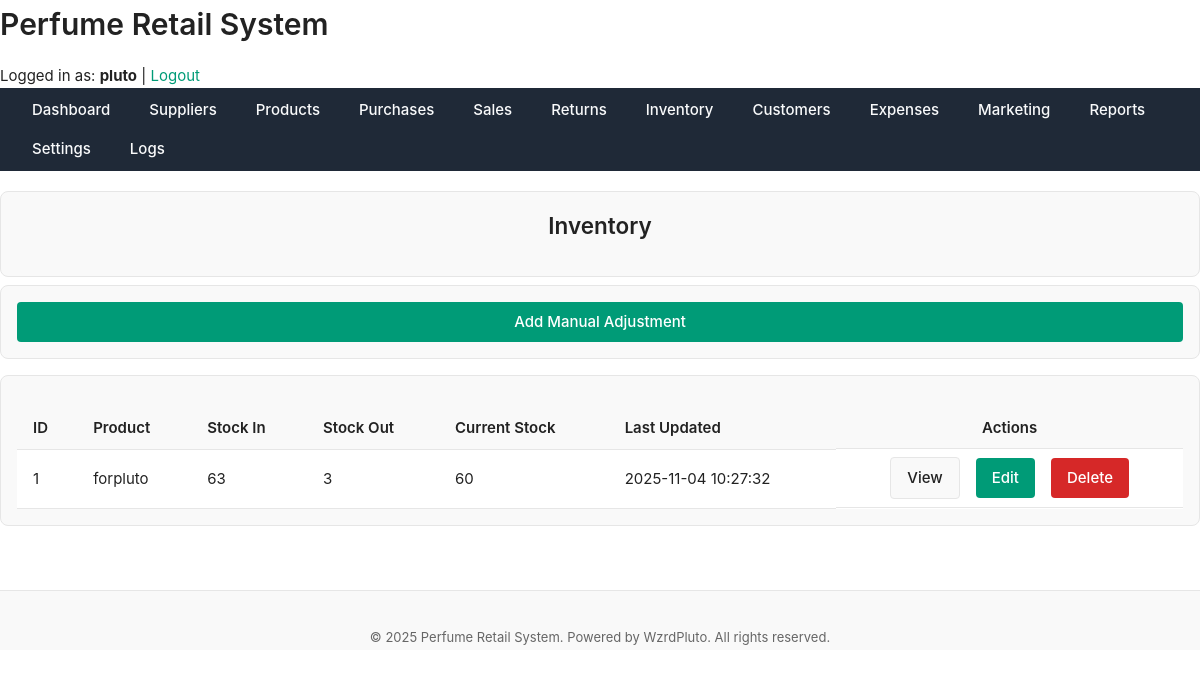
Page /public/inventory/index.php (signed in) on the earlier database version.
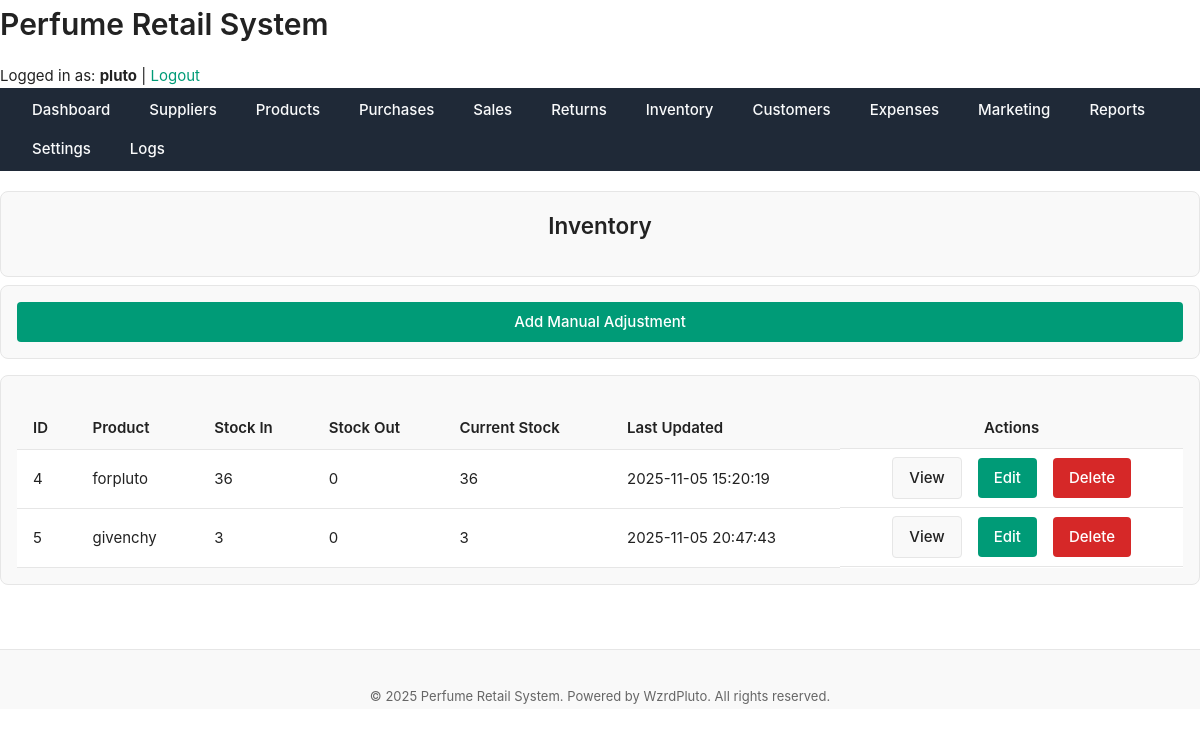
Same page on the later database version.
### tables this page shows
CREATE TABLE `inventory` (
  `inventory_id` int(11) NOT NULL,
  `product_id` int(11) NOT NULL,
  `stock_in` int(11) DEFAULT 0,
  `stock_out` int(11) DEFAULT 0,
  `current_stock` int(11) GENERATED ALWAYS AS (`stock_in` - `stock_out`) STORED,
  `last_updated` datetime DEFAULT current_timestamp() ON UPDATE current_timestamp()
);

CREATE TABLE `products` (
  `product_id` int(11) NOT NULL,
  `name` varchar(150) NOT NULL,
  `brand` varchar(100) DEFAULT NULL,
  `category` varchar(100) DEFAULT NULL,
  `size_ml` decimal(6,2) DEFAULT NULL,
  `cost_price` decimal(10,2) NOT NULL,
  `retail_price` decimal(10,2) NOT NULL,
  `supplier_id` int(11) DEFAULT NULL,
  `status` enum('active','discontinued') DEFAULT 'active',
  `created_at` datetime DEFAULT current_timestamp(),
  `description` text NOT NULL
);

### includes/functions.php (called while the page is built, shortened)
<?php
function get_all_inventory($pdo) {
    $sql = "
        SELECT i.*, p.name AS product_name
        FROM inventory i
        JOIN products p ON i.product_id = p.product_id
        ORDER BY p.name ASC
    ";
    $stmt = $pdo->query($sql);
    return $stmt->fetchAll(PDO::FETCH_ASSOC);
}

### public/inventory/index.php (the view, shortened to what this page needs)
<?php
require_once '../../includes/functions.php';
$inventory = get_all_inventory($pdo);
include '../../includes/header.php';
?>
<main class="main-content">
    <div class="card mb-sm" style="display:flex; justify-content:space-between; align-items:center;">
        <h2>Inventory</h2>
    </div>
    <div class="card mb-md flex end">
        <a href="add.php" class="btn btn-primary">Add Manual Adjustment</a>
    </div>
    <div class="card">
        <table class="table">
            <thead>
                <tr>
                    <th>ID</th>
                    <th>Product</th>
                    <th>Stock In</th>
                    <th>Stock Out</th>
                    <th>Current Stock</th>
                    <th>Last Updated</th>
                    <th class="center">Actions</th>
                </tr>
            </thead>
            <tbody>
                <?php if ($inventory): ?>
                    <?php foreach ($inventory as $i): ?>
                        <tr>
                            <td><?= htmlspecialchars($i['inventory_id']) ?></td>
                            <td><?= htmlspecialchars($i['product_name']) ?></td>
                            <td><?= (int)$i['stock_in'] ?></td>
                            <td><?= (int)$i['stock_out'] ?></td>
                            <td><?= (int)$i['current_stock'] ?></td>
                            <td><?= htmlspecialchars($i['last_updated']) ?></td>
                            <td class="flex center gap-md">
                                <a href="view.php?id=<?= $i['inventory_id'] ?>" class="btn btn-secondary">View</a>
                                <a href="edit.php?id=<?= $i['inventory_id'] ?>" class="btn btn-primary">Edit</a>
                                <a href="delete.php?id=<?= $i['inventory_id'] ?>" class="btn btn-danger"
                                   onclick="return confirm('Are you sure you want to delete this inventory record?');">
                                   Delete
                                </a>
                            </td>
                        </tr>
                    <?php endforeach; ?>
                <?php else: ?>
                    <tr>
                        <td colspan="7" class="center text-muted">No inventory records found.</td>
                    </tr>
                <?php endif; ?>
            </tbody>
        </table>
    </div>
</main>
<?php include '../../includes/footer.php'; ?>

### includes/header.php (shortened to what this page needs)
<!DOCTYPE html>
<html lang="en">
<head>
<link rel="stylesheet" href="<?= ASSETS_URL ?>css/layout.css">
<link rel="stylesheet" href="<?= ASSETS_URL ?>css/theme.css">
<link rel="stylesheet" href="<?= ASSETS_URL ?>css/components.css">
<link rel="stylesheet" href="<?= ASSETS_URL ?>css/utilities.css">
</head>
<body>
<header>
    <div class="header-top">
        <h1><?= SITE_NAME ?></h1>
        <div class="user-info">
            Logged in as: <strong><?= htmlspecialchars($_SESSION['username']) ?></strong> |
            <a href="<?= BASE_URL ?>logout.php">Logout</a>
        </div>
    </div>
    <nav class="main-nav">
        <ul>
            <li><a href="<?= BASE_URL ?>dashboard.php">Dashboard</a></li>
            <li><a href="<?= BASE_URL ?>suppliers/index.php">Suppliers</a></li>
            <li><a href="<?= BASE_URL ?>products/index.php">Products</a></li>
            <li><a href="<?= BASE_URL ?>purchases/index.php">Purchases</a></li>
            <li><a href="<?= BASE_URL ?>sales/index.php">Sales</a></li>
            <li><a href="<?= BASE_URL ?>returns/index.php">Returns</a></li>
            <li><a href="<?= BASE_URL ?>inventory/index.php">Inventory</a></li>
            <li><a href="<?= BASE_URL ?>customers/index.php">Customers</a></li>
            <li><a href="<?= BASE_URL ?>expenses/index.php">Expenses</a></li>
            <li><a href="<?= BASE_URL ?>marketing/index.php">Marketing</a></li>
            <li><a href="<?= BASE_URL ?>reports/index.php">Reports</a></li>
            <li><a href="<?= BASE_URL ?>settings/index.php">Settings</a></li>
            <li><a href="<?= BASE_URL ?>logs/index.php">Logs</a></li>
        </ul>
    </nav>
</header>
<main class="main-content">

### includes/footer.php (shortened to what this page needs)
</main>
<footer>
    <div class="footer-content">
        &copy; <?= date('Y') ?> <?= SITE_NAME ?>. Powered by WzrdPluto. All rights reserved.
    </div>
</footer>
</body>
</html>

### assets/css/layout.css (style rules this page uses)
body { display: flex; min-height: 100vh; flex-direction: column; }
.main-nav { background-color: #1f2937; padding: 10px 20px; margin-bottom: 20px; }
.main-nav ul { list-style: none; margin: 0; padding: 0; display: flex; flex-wrap: wrap; gap: 15px; }
.main-nav a { text-decoration: none; color: #f9fafb; font-weight: 500; padding: 6px 12px; border-radius: 4px; transition: background-color 0.2s; }
table { width: 100%; border-collapse: collapse; }
th, td { padding: var(--space-sm) var(--space-md); text-align: left; border-bottom: 1px solid var(--color-border); }
th { font-weight: 600; background-color: var(--color-surface); }
footer { height: 60px; line-height: 60px; text-align: center; background-color: var(--color-surface); border-top: 1px solid var(--color-border); color: var(--color-text-muted); font-size: var(--font-size-sm); }
.flex { display: flex; }
.mb-md { margin-bottom: var(--space-md); }
.gap-md { gap: var(--space-md); }

### assets/css/theme.css (style rules this page uses)
:root { --color-bg: #ffffff; --color-surface: #f9f9f9; --color-border: #e6e6e6; --color-text: #222222; --color-text-muted: #666666; --color-primary: #009b77; --color-primary-hover: #008165; --color-danger: #d62828; --color-success: #2d6a4f; --color-warning: #e9c46a; --shadow-light: 0 2px 8px rgba(0, 0, 0, 0.05); --radius-sm: 4px; --radius-md: 8px; --radius-lg: 16px; --font-main: "Inter", "Segoe UI", "Roboto", sans-serif; --font-size-base: 15px; --font-size-sm: 13px; --font-size-lg: 18px; --line-height-base: 1.6; --space-xs: 4px; --space-sm: 8px; --space-md: 16px; --space-lg: 24px; --space-xl: 40px; --transition-fast: 0.15s ease-in-out; --transition-base: 0.25s ease; }
*, *::before, *::after { box-sizing: border-box; margin: 0; padding: 0; }
html, body { font-family: var(--font-main); font-size: var(--font-size-base); line-height: var(--line-height-base); background-color: var(--color-bg); color: var(--color-text); height: 100%; min-height: 100vh; }
a { color: var(--color-primary); text-decoration: none; transition: color var(--transition-fast); }
h1, h2, h3, h4, h5 { color: var(--color-text); margin-bottom: var(--space-md); font-weight: 600; }
.card { background: var(--color-surface); border: 1px solid var(--color-border); border-radius: var(--radius-md); box-shadow: var(--shadow-light); padding: var(--space-lg); margin-bottom: var(--space-lg); }
.btn { display: inline-block; padding: var(--space-sm) var(--space-md); border: none; border-radius: var(--radius-sm); cursor: pointer; transition: background var(--transition-fast); font-size: var(--font-size-base); }
.btn-primary { background: var(--color-primary); color: #fff; }
.btn-danger { background: var(--color-danger); color: #fff; }
table { width: 100%; border-collapse: collapse; margin-top: var(--space-md); }
th, td { text-align: left; padding: var(--space-sm) var(--space-md); border-bottom: 1px solid var(--color-border); }
th { background: var(--color-surface); font-weight: 600; }
.mb-md { margin-bottom: var(--space-md); }
.center { text-align: center; }
footer { margin-top: var(--space-xl); padding: var(--space-md); text-align: center; color: var(--color-text-muted); font-size: var(--font-size-sm); }

### assets/css/components.css (style rules this page uses)
button, .btn { display: inline-flex; align-items: center; justify-content: center; padding: var(--space-sm) var(--space-md); font-size: var(--font-size-base); font-weight: 500; border: none; border-radius: var(--radius-sm); cursor: pointer; transition: background var(--transition-fast), color var(--transition-fast), transform var(--transition-fast); text-decoration: none; }
.btn-primary { background-color: var(--color-primary); color: #fff; }
.btn-secondary { background-color: var(--color-surface); color: var(--color-text); border: 1px solid var(--color-border); }
.btn-danger { background-color: var(--color-danger); color: #fff; }
.card { background-color: var(--color-surface); border: 1px solid var(--color-border); border-radius: var(--radius-md); padding: var(--space-md); box-shadow: var(--shadow-sm); display: flex; flex-direction: column; gap: var(--space-sm); transition: box-shadow var(--transition-base); }
.table { width: 100%; border-collapse: collapse; background-color: var(--color-bg); }
.table th, .table td { padding: var(--space-sm) var(--space-md); text-align: left; border-bottom: 1px solid var(--color-border); }
.table th { background-color: var(--color-surface); font-weight: 600; }
.center { display: flex; justify-content: center; align-items: center; }
.mb-sm { margin-bottom: var(--space-sm); }

Differences in the rows shown:
removed inventory: inventory_id "1", product.name "forpluto", stock_in "63", stock_out "3", current_stock "60", last_updated "2025-11-04 10:27:32"
added inventory: inventory_id "4", product.name "forpluto", stock_in "36", stock_out "0", current_stock "36", last_updated "2025-11-05 15:20:19"
added inventory: inventory_id "5", product.name "givenchy", stock_in "3", stock_out "0", current_stock "3", last_updated "2025-11-05 20:47:43"
